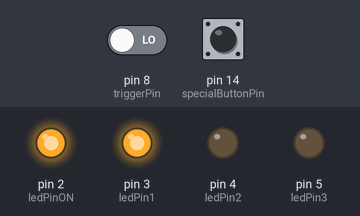
Simulated run of this sketch. Board: Arduino Uno, built with avr-gcc and run on an emulated ATmega328P. On the bench: output pins drawn as LEDs (lit = HIGH). Dashed ring = blinking. Inputs (shaded band) come from the test bench; at power-on: pin 8 (triggerPin) LOW, pin 14 (specialButtonPin) HIGH. The audio player accepts every command and is not drawn.

Above: at 3.5 s.
3.6 s: pin 8 (triggerPin) driven HIGH
At 4.18 s:
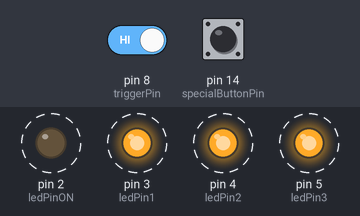
6.6 s: pin 8 (triggerPin) driven LOW
9.6 s: pin 14 (specialButtonPin) pulled LOW for 3.2 s
At 21.3 s:
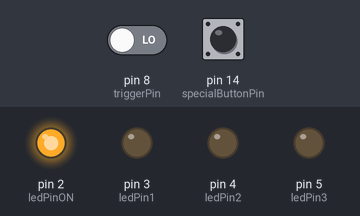
21.4 s: pin 14 (specialButtonPin) pulled LOW for 0.15 s
At 22.9 s:
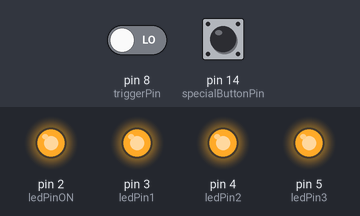
Timing chart, 0 to 37.9 s (numbered marks = the images above; inputs shaded):
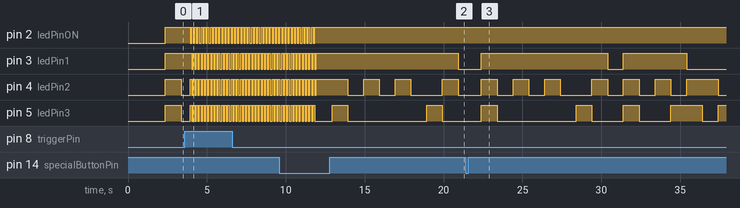

Measured:
- after the input at 3.6 s, pin 2 (ledPinON): alternates HIGH for 0.10 s and LOW for 0.10 s, starting after 0.33 s

The sketch:

Arduino-Thermal-Detonator-V1.0.ino
```cpp
// (licence header left out)
#include "SoftwareSerial.h"
#include "DFRobotDFPlayerMini.h"

SoftwareSerial mySoftwareSerial(7, 6); // RX, TX
DFRobotDFPlayerMini myDFPlayer;
void printDetail(uint8_t type, int value);

enum {NORMAL, SPECIAL} currentState = NORMAL;

//suffix N for Normal
byte led1StateN [] = {1, 1, 1, 1, 0, 0, 0, 1, 0};
byte led2StateN [] = {1, 0, 1, 0, 1, 1, 0, 1, 0};
byte led3StateN [] = {1, 0, 0, 1, 1, 0, 1, 0, 0};

//suffix S for Special
byte led1StateS [] = {1, 1, 1, 1, 1, 1, 1, 1, 0};
byte led2StateS [] = {1, 0, 1, 0, 1, 0, 0, 1, 0};
byte led3StateS [] = {1, 0, 0, 0, 0, 0, 1, 0, 0};

byte ledPin1 = 3;
byte ledPin2 = 4;
byte ledPin3 = 5;

int ledPinON = 2;
int triggerPin = 8;

int buttonState = 0;

unsigned long currentMillis;
unsigned long previousMillisPulse = 0;
int pulseInterval = 500;
bool pulseState = LOW;
unsigned long previousMillisBlink = 0;
int blinkInterval = 1000;

byte arrayPos = 0;
int passNumber = 1;

byte specialButtonPin = 14;

void setup()
{

  pinMode(triggerPin, INPUT);
  pinMode(ledPinON, OUTPUT);
  pinMode(ledPin1, OUTPUT);
  pinMode(ledPin2, OUTPUT);
  pinMode(ledPin3, OUTPUT);
  digitalWrite(ledPin1, LOW);
  digitalWrite(ledPin2, LOW);
  digitalWrite(ledPin2, LOW);
  pinMode(specialButtonPin, INPUT_PULLUP);


  mySoftwareSerial.begin(9600);
  Serial.begin(115200);

  if (!myDFPlayer.begin(mySoftwareSerial)) {  //Use softwareSerial to communicate with mp3.
    while(true){
    }
  }

  myDFPlayer.volume(25);  //Set volume value. From 0 to 30


  myDFPlayer.play (3);
  delay (1500);

  myDFPlayer.play (2);
  delay (300);

}//setup

void loop()
{

  digitalWrite(ledPinON, HIGH);

  buttonState = digitalRead(triggerPin);

  if (buttonState == HIGH) {

    bomb ();

  } else {

    lights ();

  }
}


void lights()
{

  currentMillis = millis();
  doPulse();
  doStates();

}//lights

void doPulse()
{
  if (currentMillis - previousMillisPulse >= pulseInterval)
  {
    pulseState = !pulseState;
    digitalWrite(LED_BUILTIN, pulseState);
    previousMillisPulse = currentMillis;


  }
}

void doStates()
{

  switch (currentState)
  {
    case NORMAL:

      if (currentMillis - previousMillisBlink >= blinkInterval)
      {
        passNumber++;
        digitalWrite(ledPin1, led1StateN [arrayPos]);
        digitalWrite(ledPin2, led2StateN [arrayPos]);
        digitalWrite(ledPin3, led3StateN [arrayPos]);
        arrayPos++;
        if (arrayPos > 8)
        {
          arrayPos = 0;
        }
        previousMillisBlink = currentMillis;
      }

      if (!digitalRead(specialButtonPin))
      {
        currentState = SPECIAL;
        arrayPos = 0;
        previousMillisBlink = currentMillis;
      }

      break;

    case SPECIAL:

      if (currentMillis - previousMillisBlink >= blinkInterval)
      {
        passNumber++;
        digitalWrite(ledPin1, led1StateS [arrayPos]);
        digitalWrite(ledPin2, led2StateS [arrayPos]);
        digitalWrite(ledPin3, led3StateS [arrayPos]);
        arrayPos++;

        previousMillisBlink = currentMillis;
      }

      if (arrayPos > 8)
      {
        currentState = NORMAL;
        arrayPos = 0;
//        Serial.println(" ******* Going to NORMAL ********");
      }

      break;

  }//switch
}//doStates

void bomb ()  {

  myDFPlayer.play (1);
  delay (300);

  for (int counter = 1; counter <= 40; counter = counter + 1) {
    digitalWrite(ledPin1, HIGH);
    digitalWrite(ledPin2, HIGH);
    digitalWrite(ledPin3, HIGH);
    digitalWrite(ledPinON, LOW);
    delay(100);
    digitalWrite(ledPin1, LOW);
    digitalWrite(ledPin2, LOW);
    digitalWrite(ledPin3, LOW);
    digitalWrite(ledPinON, HIGH);
    delay(100);

  }
}
```
